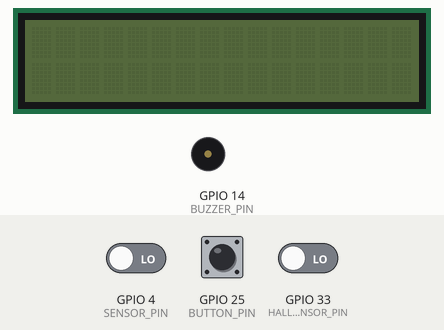
Simulated run of this sketch. Board: ESP32. Shown: 16×2 character LCD, buzzer (waves = sounding, pin HIGH). Inputs (shaded band) come from the test bench; at power-on: GPIO 4 (SENSOR_PIN) LOW, GPIO 25 (BUTTON_PIN) HIGH, GPIO 33 (HALL_SENSOR_PIN) LOW. WiFi joins after 1.5 s; servers stay silent unless stated; what the sketch prints to the serial monitor is not drawn. At 8.1 s the program puts the board to deep sleep or switches it off; the recording ends there.

Above: at 3.0 s.
3.1 s: GPIO 4 (SENSOR_PIN) driven HIGH
At 4.5 s:
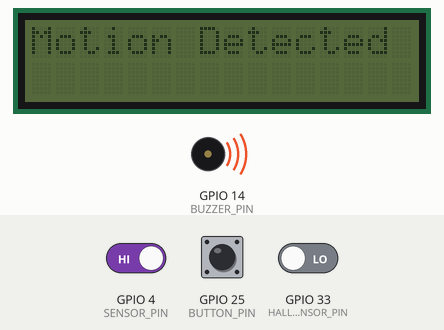
Timing chart, 0 to 8.1 s (numbered marks = the images above; inputs shaded):
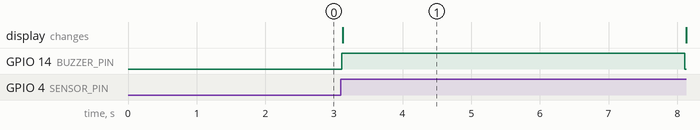

Measured:
- after the input at 3.1 s, GPIO 14 (BUZZER_PIN): LOW → HIGH at once, → LOW 5.0 s later; the display: changes at once (image 1)

The sketch:

embedded.ino
```cpp
#include <Wire.h>
#include <LiquidCrystal_I2C.h>
#include <WiFi.h>
#include <BlynkSimpleEsp32.h>
#include <WiFiClient.h>
#include <SoftwareSerial.h>

#define BLYNK_TEMPLATE_ID "TMPL6RkbUty3y"
#define BLYNK_TEMPLATE_NAME "Motion detect"
#define BLYNK_AUTH_TOKEN "ELlMSQ2UTzdjDMfmi7iUSrPZTNegLcEY"
#define BLYNK_PRINT Serial

#define BUZZER_PIN 14     // Chân điều khiển buzzer
#define SENSOR_PIN 4      // Chân nhận tín hiệu từ cảm biến SR602
#define BUTTON_PIN 25     // Chân nhận tín hiệu từ nút nhấn
#define Motion_detected V0
#define Sensor_STR V1

// Virtual Pin cho nút bật/tắt hệ thống
#define SYSTEM_CONTROL_PIN V2

#define HALL_SENSOR_PIN 33   // Chân đọc giá trị cảm biến Hall

bool doorClosed = true;      // Biến lưu trạng thái cửa (đóng hoặc mở)
int sensorValue = 0;          // Biến lưu giá trị cảm biến
bool systemEnabled = true;    // Trạng thái hệ thống (bật/tắt)
bool buzzerActive = false;    // Trạng thái buzzer (đang kêu hoặc không)
unsigned long buzzerStartTime = 0; // Thời điểm bắt đầu bật buzzer
bool buttonPressed = false;   // Trạng thái nút nhấn
unsigned long lastButtonPressTime = 0; // Thời gian nút nhấn cuối cùng được bấm
unsigned long debounceDelay = 200; // Thời gian debounce cho nút nhấn
unsigned long buzzerCooldownTime = 2000; // Thời gian chờ sau khi tắt buzzer

// Thông tin Wi-Fi
char ssid[] = "ThuyHuyen";       // Tên mạng Wi-Fi
char pass[] = "thuyhuyen";      // Mật khẩu Wi-Fi

// Khởi tạo LCD (địa chỉ I2C thường là 0x27 hoặc 0x3F)
LiquidCrystal_I2C lcd(0x27, 16, 2);

// Khởi tạo Wi-Fi và Blynk
bool wifiConnected = false;

// Thông số bộ lọc trung bình
#define SENSOR_SAMPLES 10                // Số lần lấy mẫu để tính trung bình
int sensorReadings[SENSOR_SAMPLES] = {0}; // Mảng lưu giá trị cảm biến
int sensorIndex = 0;                     // Chỉ số của mảng
int sensorSum = 0;                       // Tổng giá trị cảm biến
int filteredSensorValue = 0;             // Giá trị cảm biến sau khi lọc


void setup() {
    Serial.begin(115200);

    // Khởi động LCD
    lcd.init();

    // Khởi tạo kết nối Wi-Fi
    WiFi.begin(ssid, pass);
    unsigned long startAttemptTime = millis();

    while (WiFi.status() != WL_CONNECTED && millis() - startAttemptTime < 5000) {
        delay(500);
        Serial.print(".");
    }

    if (WiFi.status() == WL_CONNECTED) {
        Serial.println("WiFi connected");
        wifiConnected = true;
        Blynk.begin(BLYNK_AUTH_TOKEN, ssid, pass);
    } else {
        Serial.println("WiFi connection failed.");
        wifiConnected = false;
    }

    pinMode(SENSOR_PIN, INPUT);
    pinMode(BUZZER_PIN, OUTPUT);
    pinMode(BUTTON_PIN, INPUT_PULLUP);
    pinMode(HALL_SENSOR_PIN, INPUT); // Thiết lập chân cảm biến Hall là đầu vào
}

void loop() {
    if (wifiConnected) {
        Blynk.run();
    }

    // Lọc tín hiệu từ cảm biến chuyển động
    int newSensorValue = digitalRead(SENSOR_PIN);
    sensorSum -= sensorReadings[sensorIndex];
    sensorReadings[sensorIndex] = newSensorValue;
    sensorSum += newSensorValue;
    sensorIndex = (sensorIndex + 1) % SENSOR_SAMPLES;
    filteredSensorValue = sensorSum / SENSOR_SAMPLES;

    if (systemEnabled) {
        if (filteredSensorValue == HIGH && !buzzerActive) {
            digitalWrite(BUZZER_PIN, HIGH);
            buzzerActive = true;
            buzzerStartTime = millis();
            Serial.println("Phát hiện chuyển động! Buzzer KÊU.");
            lcd.setCursor(0, 0);
            lcd.print("Motion Detected");
            if (wifiConnected) {
                Blynk.virtualWrite(Motion_detected, 1);
                Blynk.virtualWrite(Sensor_STR, "Motion Detected.");
            }
        }

        if (digitalRead(BUTTON_PIN) == LOW) {
            unsigned long currentMillis = millis();
            if (currentMillis - lastButtonPressTime > debounceDelay) {
                lastButtonPressTime = currentMillis;
                buttonPressed = true;
            }
        }

        if (buzzerActive && buttonPressed) {
            digitalWrite(BUZZER_PIN, LOW);
            buzzerActive = false;
            buttonPressed = false;
            delay(buzzerCooldownTime);

        }

        if (buzzerActive && millis() - buzzerStartTime >= 5000) {
            digitalWrite(BUZZER_PIN, LOW);
            buzzerActive = false;
            lcd.setCursor(0, 0);
            lcd.print("Deep Sleep......");
            enterDeepSleep();
        }
    } else {
        digitalWrite(BUZZER_PIN, LOW);
        buzzerActive = false;
        if (wifiConnected) {
            Blynk.virtualWrite(Motion_detected, 0);
            Blynk.virtualWrite(Sensor_STR, "Motion Stopped");
        }
    }

    // Đọc giá trị từ cảm biến Hall
    int hallSensorValue = digitalRead(HALL_SENSOR_PIN);
    if (hallSensorValue == HIGH && doorClosed) {
    doorClosed = false;
    lcd.setCursor(0, 0);
    lcd.print("Open door.......");
    Serial.println("Cửa đã mở. Bật còi!");
    digitalWrite(BUZZER_PIN, HIGH);
    buzzerActive = true;
    buzzerStartTime = millis();
} else if (hallSensorValue == LOW && !doorClosed) {
    doorClosed = true;
    Serial.println("Cửa đã đóng. Tắt còi!");
    lcd.print("Close door......");
    digitalWrite(BUZZER_PIN, LOW);
    buzzerActive = false;
    enterDeepSleep();
}

}

BLYNK_WRITE(SYSTEM_CONTROL_PIN) {
    systemEnabled = param.asInt();
    if (systemEnabled) {
        Serial.println("Hệ thống được bật.");
    } else {
        Serial.println("Hệ thống bị tắt.");
    }
}

void enterDeepSleep() {
    if (wifiConnected) {
        Blynk.virtualWrite(Motion_detected, 0);
        Blynk.virtualWrite(Sensor_STR, "Motion Stopped");
    }
    esp_sleep_enable_ext1_wakeup(
        (1ULL << SENSOR_PIN) | (1ULL << HALL_SENSOR_PIN),
        ESP_EXT1_WAKEUP_ANY_HIGH );
    esp_deep_sleep_start();
}
```
